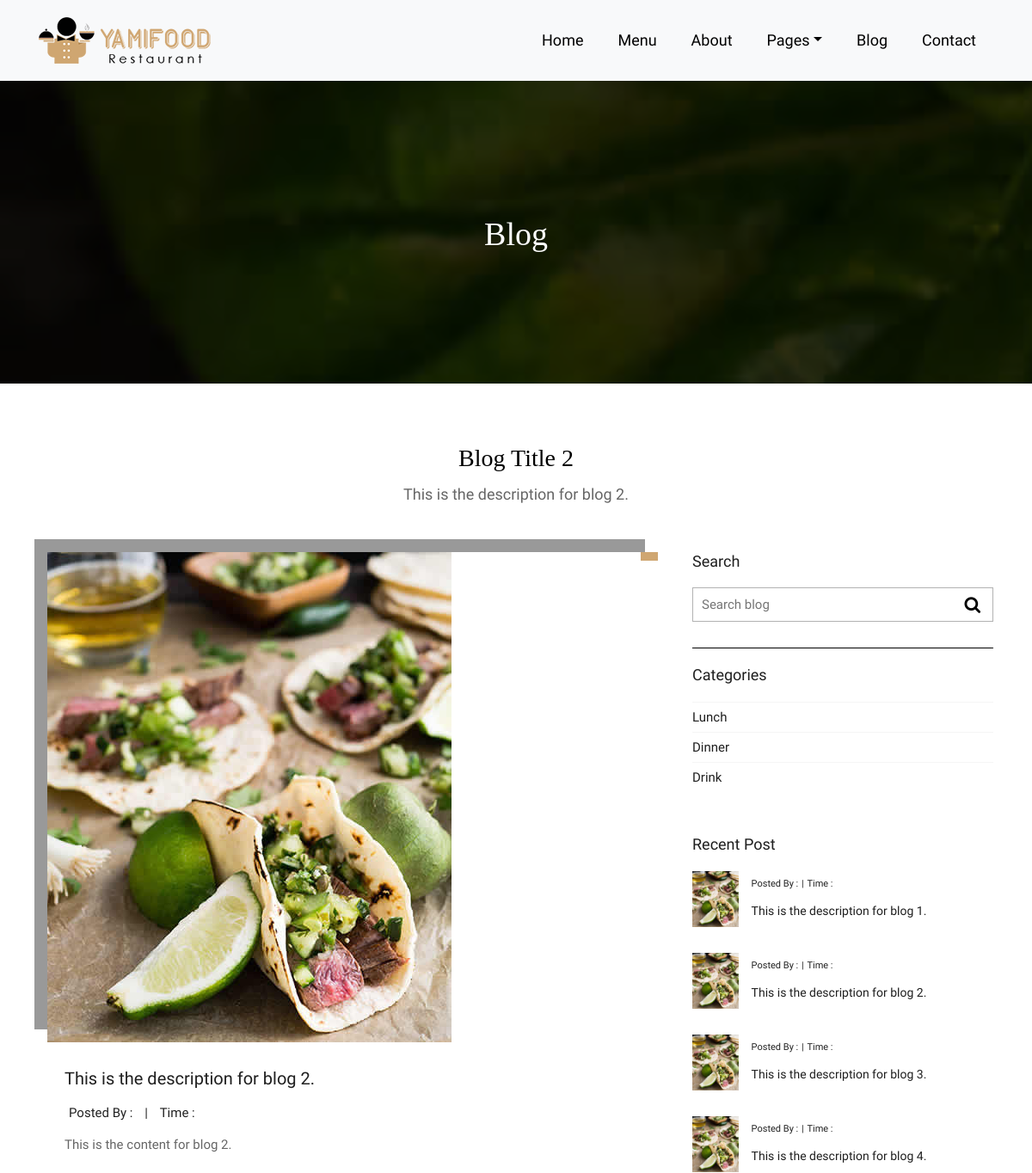
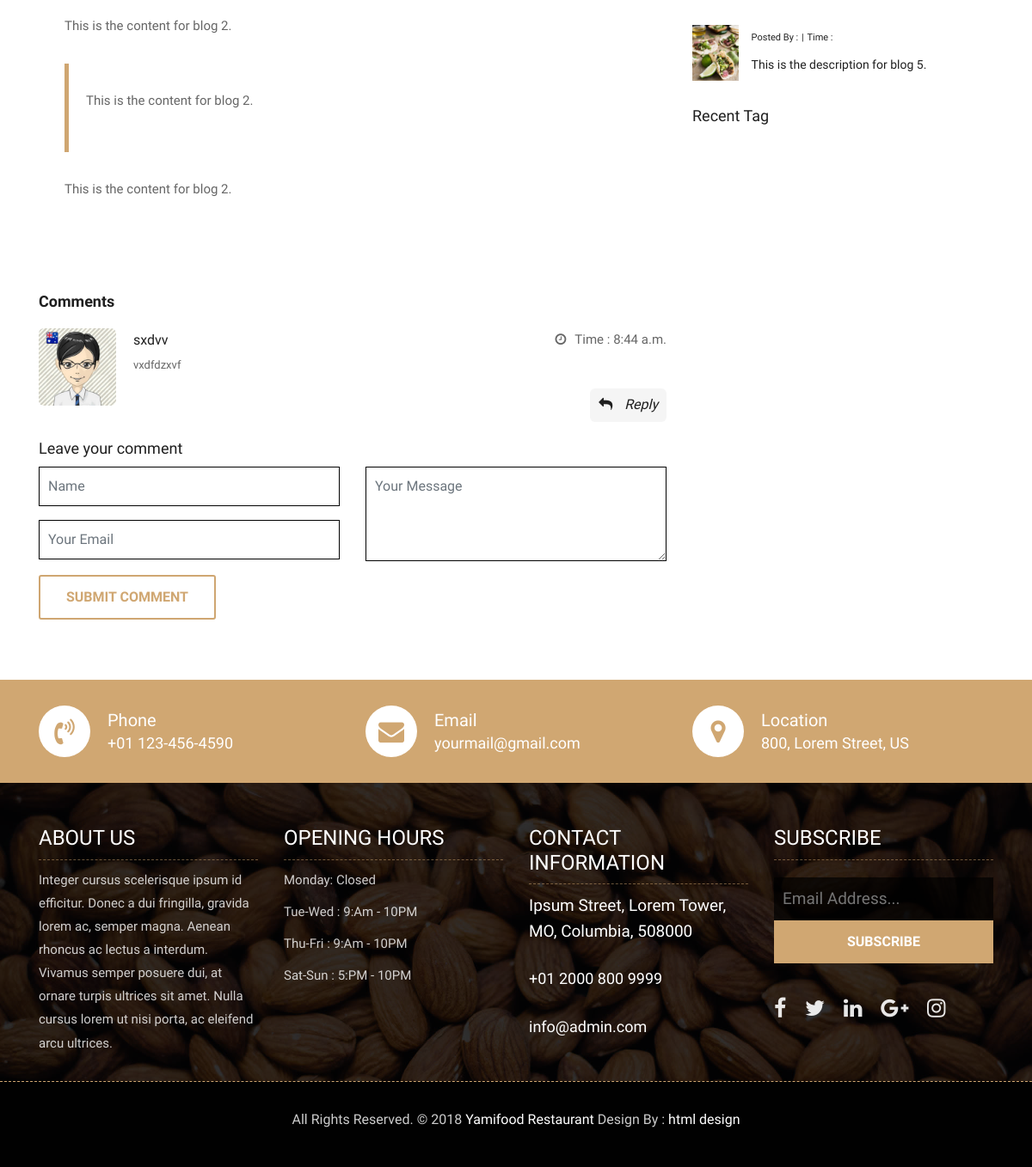
The app's page /blogs/blog-title-2/ with its own data (2 pictures, top to bottom).
### blog/models.py (models this page shows, shortened)
class Article(models.Model):
    title = models.CharField(_("Title"), max_length=50)
    slug = models.SlugField("slug",unique=True, blank=True, null=True)
    description = models.CharField(_("Description"), max_length=100)
    content = models.TextField()
    author = models.ForeignKey(User, verbose_name="Author", on_delete=models.SET_NULL, null=True, blank=True)
    image = models.ImageField(_("Image"), upload_to="blogs/", null=True, blank=True)
    category = models.ForeignKey("Category", verbose_name="Category",related_name="blog", on_delete=models.CASCADE, blank=True, null=True)
    tags = models.ManyToManyField("Tag", verbose_name="Tags", related_name="blogs", blank=True)
    is_published = models.BooleanField("is published", default=False)
    publish_at = models.DateTimeField("publish at", null=True, blank=True, auto_now_add=True)

class Comment(models.Model):
     name = models.CharField("Name", max_length=100)
     email = models.EmailField("Email", max_length=254)
     message = models.TextField("Message")
     date = models.DateTimeField("Date", auto_now=False, default=timezone.now)
     article = models.ForeignKey("Article", verbose_name="article", related_name="comments", on_delete=models.CASCADE)

class Category(models.Model):
    title = models.CharField(_("Title"), max_length=50)
    slug = models.SlugField(_("Slug"))
    published_at = models.DateTimeField(_("Published at"), auto_now=False, auto_now_add=True)

### blog/views.py (the view, shortened to what this page needs)
# urls.py: path('<slug:slug>/', views.blog_detail, name="blog_detail"),
def blog_detail(request, slug):
    article = get_object_or_404(Article, slug=slug)
    tags = Tag.objects.all().filter(blogs=article)
    recents = Article.objects.all().order_by("publish_at")[:5]
    categories = Category.objects.all()
    comments = Comment.objects.all().filter(article=article)
    context = {
    "article":article,
    "tags": tags,
    "recents":recents,
    "categories": categories,
    "comments": comments,
    }
    return render(request, "blog/article_detail.html", context)

### blog/templates/blog/article_detail.html (shortened to what this page needs)
{% extends 'base.html' %}
{% load static %}
{% block main %}
	<div class="all-page-title page-breadcrumb">
		<div class="container text-center">
			<div class="row">
				<div class="col-lg-12">
					<h1>Blog</h1>
				</div>
			</div>
		</div>
	</div>
	<div class="blog-box">
		<div class="container">
			<div class="row">
				<div class="col-lg-12">
					<div class="heading-title text-center">
						<h2>{{article.title}}</h2>
						<p>{{article.description}}</p>
					</div>
				</div>
			</div>
			<div class="row">
				<div class="col-xl-8 col-lg-8 col-12">
					<div class="blog-inner-details-page">
						<div class="blog-inner-box">
							<div class="side-blog-img">
								<img class="img-fluid" src="{{article.image.url}}" alt="">
								<div class="date-blog-up">
								</div>
							</div>
							<div class="inner-blog-detail details-page">
								<h3>{{article.description}}</h3>
								<ul>
									<li>Posted By : </li>
									<li>|</li>
									<li>Time : </li>
								</ul>
								<p>{{article.content|safe}}</p>
								<p>{{article.content|safe}}</p>
								<blockquote>
									<p>{{article.content|safe}}</p>
								</blockquote>
								<p>{{article.content|safe}}</p>
							</div>
						</div>
						<div class="blog-comment-box">
							<h3>Comments</h3>
							{% for cm in comments %}
							<div class="comment-item">
								<div class="comment-item-left">
									<img src="images/avt-img.jpg" alt="">
								</div>
								<div class="comment-item-right">
									<div class="pull-left">
										<a href="#">{{cm.name}}</a>
									</div>
									<div class="pull-right">
										<i class="fa fa-clock-o" aria-hidden="true"></i>Time : <span>{{cm.date|time}}</span>
									</div>
									<div class="des-l">
										<p>{{cm.message}}</p>
									</div>
									<a href="#" class="right-btn-re"><i class="fa fa-reply" aria-hidden="true"></i> Reply</a>
								</div>
							</div>
							{% endfor %}
						</div>
						<div class="comment-respond-box">
							<h3>Leave your comment </h3>
							<div class="comment-respond-form">
								<form id="commentrespondform" class="comment-form-respond row" method="post">
									<div class="col-lg-6 col-md-6 col-sm-6">
										<div class="form-group">
											<input id="name_com" class="form-control" name="name" placeholder="Name" type="text">
										</div>
										<div class="form-group">
											<input id="email_com" class="form-control" name="email" placeholder="Your Email" type="email">
										</div>
									</div>
									<div class="col-lg-6 col-md-6 col-sm-6">
										<div class="form-group">
											<textarea class="form-control" name="message" id="textarea_com" placeholder="Your Message" rows="2"></textarea>
										</div>
									</div>
									<div class="col-lg-12 col-md-12 col-sm-12">
										<button class="btn btn-submit">Submit comment</button>
									</div>
								</form>
							</div>
						</div>
					</div>
				</div>
				<div class="col-xl-4 col-lg-4 col-md-6 col-sm-8 col-12 blog-sidebar">
					<div class="right-side-blog">
						<h3>Search</h3>
						<form method="GET" action="{% url 'blog:search' %}">
							<div class="blog-search-form">
								<input name="search" placeholder="Search blog" type="text" value="{{ request.GET.search }}">
								<button class="search-btn" type="submit">
									<i class="fa fa-search" aria-hidden="true"></i>
								</button>
							</div>
						</form>
						<h3>Categories</h3>
						<div class="blog-categories">
							<ul>
								{% for cat in categories %}
								<li>
									<a href="{% url 'blog:category' cat.slug %}">
										<span>{{cat.title}}</span>
									</a>
								</li>
								{% endfor%}
							</ul>
						</div>
						<h3>Recent Post</h3>
						<div class="post-box-blog">
							<div class="recent-post-box">
								{% for recent in recents %}
								<div class="recent-box-blog">
									<a href="/blog/{{recent.slug}}/">
										<div class="recent-img">
											<img class="img-fluid" src="{{recent.image.url}}" alt="" style="height: 65px;">
										</div>
										<div class="recent-info">
										<ul>
											<li>Posted By : </li>
											<li>|</li>
											<li>Time : </li>
										</ul>
										<h4>{{recent.description}}</h4>
										</div>
									</a>
								</div>
								{% endfor %}
							</div>
						</div>
						<h3>Recent Tag</h3>
					</div>
				</div>
			</div>
		</div>
	</div>
	<div class="contact-imfo-box">
		<div class="container">
			<div class="row">
				<div class="col-md-4">
					<i class="fa fa-volume-control-phone"></i>
					<div class="overflow-hidden">
						<h4>Phone</h4>
						<p class="lead">
							+01 123-456-4590
						</p>
					</div>
				</div>
				<div class="col-md-4">
					<i class="fa fa-envelope"></i>
					<div class="overflow-hidden">
						<h4>Email</h4>
						<p class="lead">
							yourmail@gmail.com
						</p>
					</div>
				</div>
				<div class="col-md-4">
					<i class="fa fa-map-marker"></i>
					<div class="overflow-hidden">
						<h4>Location</h4>
						<p class="lead">
							800, Lorem Street, US
						</p>
					</div>
				</div>
			</div>
		</div>
	</div>
{% endblock %}

### records on screen
Article: title "Blog Title 2", description "This is the description for blog 2.", image (picture), content "This is the content for blog 2."
Comment: name "sxdvv", date "8:44 a.m.", message "vxdfdzxvf"
Category: title "Lunch"
Category: title "Dinner"
Category: title "Drink"
Article: image (picture), description "This is the description for blog 1."
Article: image (picture), description "This is the description for blog 3."
Article: image (picture), description "This is the description for blog 4."
Article: image (picture), description "This is the description for blog 5."
